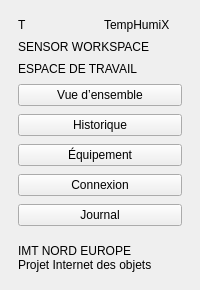
          <widget class="QFrame" name="sidebar">
            <property name="minimumWidth">
              <number>196</number>
            </property>
            <property name="maximumWidth">
              <number>196</number>
            </property>
            <layout class="QVBoxLayout" name="sidebarLayout">
              <property name="spacing">
                <number>8</number>
              </property>
              <property name="leftMargin">
                <number>18</number>
              </property>
              <property name="topMargin">
                <number>18</number>
              </property>
              <property name="rightMargin">
                <number>18</number>
              </property>
              <property name="bottomMargin">
                <number>18</number>
              </property>
              <item>
                <layout class="QHBoxLayout" name="brandLayout">
                  <property name="spacing">
                    <number>8</number>
                  </property>
                  <item>
                    <widget class="QLabel" name="brandMark">
                      <property name="text">
                        <string>T</string>
                      </property>
                      <property name="minimumWidth">
                        <number>30</number>
                      </property>
                      <property name="maximumWidth">
                        <number>30</number>
                      </property>
                      <property name="minimumHeight">
                        <number>32</number>
                      </property>
                      <property name="maximumHeight">
                        <number>32</number>
                      </property>
                    </widget>
                  </item>
                  <item>
                    <widget class="QLabel" name="brandName">
                      <property name="text">
                        <string>TempHumiX</string>
                      </property>
                    </widget>
                  </item>
                </layout>
              </item>
              <item>
                <widget class="QLabel" name="brandSub">
                  <property name="text">
                    <string>SENSOR WORKSPACE</string>
                  </property>
                </widget>
              </item>
              <item>
                <widget class="QLabel" name="navCaption">
                  <property name="text">
                    <string>ESPACE DE TRAVAIL</string>
                  </property>
                </widget>
              </item>
              <item>
                <widget class="QPushButton" name="btnOverview">
                  <property name="text">
                    <string>Vue d’ensemble</string>
                  </property>
                </widget>
              </item>
              <item>
                <widget class="QPushButton" name="btnCurves">
                  <property name="text">
                    <string>Historique</string>
                  </property>
                </widget>
              </item>
              <item>
                <widget class="QPushButton" name="btnHardware">
                  <property name="text">
                    <string>Équipement</string>
                  </property>
                </widget>
              </item>
              <item>
                <widget class="QPushButton" name="btnSettings">
                  <property name="text">
                    <string>Connexion</string>
                  </property>
                </widget>
              </item>
              <item>
                <widget class="QPushButton" name="btnLogs">
                  <property name="text">
                    <string>Journal</string>
                  </property>
                </widget>
              </item>
              <item>
                <spacer name="sidebarStretch">
                  <property name="orientation">
                    <enum>Qt::Vertical</enum>
                  </property>
                  <property name="sizeHint" stdset="0">
                    <size>
                      <width>10</width>
                      <height>10</height>
                    </size>
                  </property>
                </spacer>
              </item>
              <item>
                <widget class="QLabel" name="sidebarFooter">
                  <property name="text">
                    <string>IMT NORD EUROPE
Projet Internet des objets</string>
                  </property>
                </widget>
              </item>
            </layout>
          </widget>
